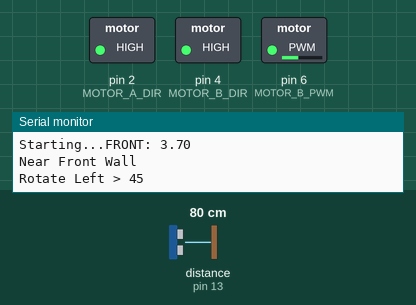
A sketch run on a simulated Arduino Uno, built with avr-gcc and run on an emulated ATmega328P. On the bench: switched loads named in the sketch (green lamp = pin HIGH), the last lines printed to the serial monitor. Wiring (inferred from the names in the program): ultrasonic range finder: trigger pin 12; echo pin 13. The inputs (shaded band) are chosen by the test bench; at power-on: distance to the obstacle (sensor on pin 13) 80 cm. The echo pulse lasts 58.3 µs per cm; pins used as bus, display or sensor lines are not drawn.

Above: at 1.35 s.
At 1.9 s:
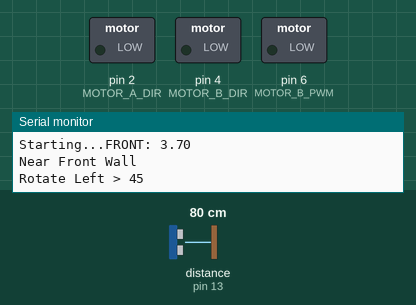
2.0 s: distance to the obstacle (sensor on pin 13) set to 18 cm
At 3.5 s:
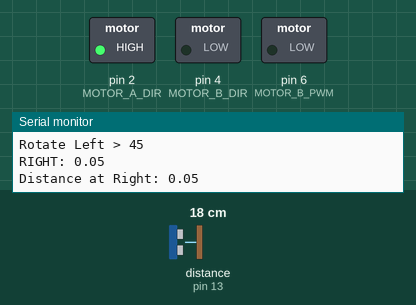
Timing chart, 0 to 11.0 s (numbered marks = the images above; inputs shaded):
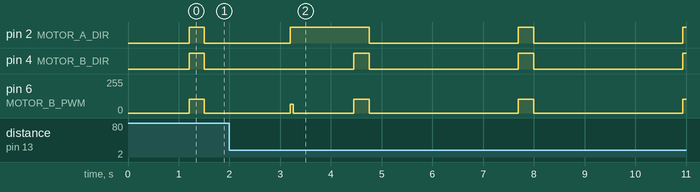

Measured:
- by itself, pin 4 (MOTOR_B_DIR): alternates HIGH for 0.30 s and LOW for 2.9 s

The sketch:

final_project3.ino
```cpp
#include <Arduino.h>

#include <avr/io.h>
#include <util/delay.h>

#include "ultrasonicservo.h"
#include "motor.h"

#define TRIGGER_PIN PB4 // PIN 12 trigger on sensor
#define ECHO_PIN PB5     // PIN 13 echo on sensor
#define SERVO_PIN 10
#define F_CPU 16000000UL

// For motor control pins
#define MOTOR_A_DIR PD2
#define MOTOR_A_PWM PD5
#define MOTOR_B_DIR PD4
#define MOTOR_B_PWM PD6

void setup(){
  Serial.begin(9600);
  setupMotorPins();
  setupUltra();
  Serial.print("Starting...");
}

void loop(){
  double frontDistance = checkFrontDistance();
  Serial.print("FRONT: ");
  Serial.println(frontDistance);

  if (frontDistance <= 8) {
    Serial.println("Near Front Wall");
    turnleft(300);  // Full rotate
  }

  double rightDistance = checkRightDistance();
  Serial.print("RIGHT: ");
  Serial.println(rightDistance);
  if (rightDistance > 20) {
    cornerDetected();
  }

  followWall(0.3,8, MOTOR_RIGHT);
}

// void moveCloserToRightWall() {
//   Serial.println("Right: too far.");
//   turnRight();
//   moveForward();
// }

// void tooCloseToFront(int speed, int duration) {
//   Serial.println("Too close to front");
//   turnLeft(300);
//   stopMotor();
// }

// void tooCloseToRightWall(int speed, int duration) {
//   Serial.println("Too close to right wall. Adjusting position.");
//   turnLeft(speed, duration);
//   moveForward(300);  // Move forward slowly
// }

bool hasturnedRight = false;
void followWall(double powerFactor, double maintainDistance, side_Wheel side) {
  double distance = checkDistance();
  delay(500);
  Serial.print("Distance at Right: ");
  Serial.println(distance);
  if (distance > 20) {
    distance = maintainDistance;
  }
  if ((side == MOTOR_RIGHT) && (hasturnedRight == false)) {
    setupMotor(MOTOR_RIGHT, (1 / (powerFactor * (distance / maintainDistance))), DIRECTION_LOW);  //d4 low   percentPower * (distance / maintainDistance
    setupMotor(MOTOR_LEFT, (1 / (powerFactor * (maintainDistance / distance))), DIRECTION_HIGH);  //d2 high percentPower * (maintainDistance / distance)
  }
  hasturnedRight = true;
  delay(60);
  stopMotor();
}


void cornerDetected() {
  moveforward(100);
  turnright(150);
  moveforward(100);
  turnright(150);

  delay(250);
  stopMotor();
}

double checkRightDistance() {
  setServoPosition(350);  // Point sensor to the right side
  delay(60);
  return checkDistance();
}

double checkFrontDistance() {
  setServoPosition(1400); // Point sensor forward
  delay(60);
  return checkDistance();
}
```

motor.cpp
```cpp
#include "motor.h"

void setupMotorPins() {
  // Set motor direction pins as output
  DDRD |= (1 << MOTOR_A_DIR) | (1 << MOTOR_B_DIR);
  // Set PWM pins as output
  DDRD |= (1 << MOTOR_B_PWM) | (1 << MOTOR_B_PWM);

  TCCR0A |= (1 << WGM01) | (1 << WGM00);
  TCCR0A |= (1 << COM0A1) | (1 << COM0B1);  // Non-inverting mode
  TCCR0B |= (1 << CS00);  // No prescaler
}

void setupMotor(side_Wheel side, double powerFactor, direction_Value dir) {
    // Calculate PWM value based on the power factor
    uint8_t pwmValue = (uint8_t)(MAX_PWM / powerFactor);

    switch (side) {
        case MOTOR_LEFT:
            OCR0A = pwmValue;  // Set PWM for left motor
            PORTD = dir == DIRECTION_HIGH ? (PORTD | (1 << MOTOR_A_DIR)) : (PORTD & ~(1 << MOTOR_A_DIR));
            break;
        case MOTOR_RIGHT:
            OCR0B = pwmValue;  // Set PWM for right motor
            PORTD = dir == DIRECTION_HIGH ? (PORTD | (1 << MOTOR_B_DIR)) : (PORTD & ~(1 << MOTOR_B_DIR));
            break;
        case MOTOR_MID:
            // Assuming MOTOR_MID is an alias for one or both motors behaving identically
            OCR0B = pwmValue;  // This example just reuses right motor's settings
            PORTD = dir == DIRECTION_HIGH ? (PORTD | (1 << MOTOR_B_DIR)) : (PORTD & ~(1 << MOTOR_B_DIR));
            break;
        default:
            // Handle unexpected values
            break;
    }
}

void turnleft(int value) {
  Serial.println("Rotate Left > 45");  // d2:d4 == low;low

  setupMotor(MOTOR_LEFT, 2.5, DIRECTION_HIGH);   //d2 high
  setupMotor(MOTOR_RIGHT, 2.5, DIRECTION_HIGH);  //d4 low
  delay(value);
  setupMotor(MOTOR_LEFT, MAX_PWM + 1, DIRECTION_LOW);   //d2 high
  setupMotor(MOTOR_RIGHT, MAX_PWM + 1, DIRECTION_LOW);  //d4 high

  stopMotor();
}

void turnright(int value) {
  setupMotor(MOTOR_LEFT, 2.5, DIRECTION_LOW);   //d2 high
  setupMotor(MOTOR_RIGHT, 2.5, DIRECTION_LOW);  //d4 high
  delay(value);
  setupMotor(MOTOR_LEFT, MAX_PWM + 1, DIRECTION_HIGH);   //d2 low
  setupMotor(MOTOR_RIGHT, MAX_PWM + 1, DIRECTION_HIGH);  //d4 low

  stopMotor();
}

void moveforward(int value) {
  setupMotor(MOTOR_LEFT, 3.5, DIRECTION_LOW);  //d2 high
  setupMotor(MOTOR_RIGHT, 3.5, DIRECTION_HIGH);  //d4 low
  delay(value);
  stopMotor();
}

void stopMotor() {
  OCR0A = 0;
  OCR0B = 0;
}
```

motor.h
```cpp
#ifndef MOTOR_H
#define MOTOR_H

#include <Arduino.h>
#include <avr/io.h>
#include <util/delay.h>

// For motor control pins
#define MOTOR_A_DIR PD2
#define MOTOR_A_PWM PD5
#define MOTOR_B_DIR PD4
#define MOTOR_B_PWM PD6

#define MAX_PWM 255  // full range of 8-bit PWM

// Enum definitions for selecting motor side and direction
typedef enum {
  MOTOR_LEFT,
  MOTOR_RIGHT,
  MOTOR_MID  // Renamed for consistency
} side_Wheel;

typedef enum {
  DIRECTION_HIGH,
  DIRECTION_LOW  // Renamed for clarity
} direction_Value;

void setupMotorPins();
void setupMotor(side_Wheel side, double powerFactor, direction_Value dir);

void turnleft(int value);
void turnright(int value);
void moveforward(int value);
void stopMotor();

#endif
```

ultrasonicservo.cpp
```cpp
#include "ultrasonicservo.h"

void setServoPosition(int pulseWidth)
{
  unsigned long lastPulseTime = micros();
  int count = 0;

  // Generate 50 pulses to ensure the servo has ample time to reach the position
  while (count < 50)
  {
    if (micros() - lastPulseTime >= SERVO_PERIOD)
    {                                // Check if it's time for the next pulse
      digitalWrite(SERVO_PIN, HIGH); // Start a new pulse
      delayMicroseconds(pulseWidth); // Length of the pulse sets the servo position
      digitalWrite(SERVO_PIN, LOW);  // End the pulse

      lastPulseTime = micros(); // Reset the timer at the end of the pulse
      count++;
    }
  }
}

double checkDistance()
{
  double measurements[5]; // Array to store multiple measurements
  for (int i = 0; i < 5; i++)
  {
    // Trigger the sensor
    PORTB |= (1 << TRIGGER_PIN);
    _delay_us(2);
    PORTB &= ~(1 << TRIGGER_PIN);
    _delay_us(10);
    // Wait for echo start
    while (!(PINB & (1 << ECHO_PIN)))
      ;
    TCNT1 = 0; // timer
    // Wait for echo end
    while (PINB & (1 << ECHO_PIN))
      ;
    measurements[i] = TCNT1 * 0.02700787;
    _delay_ms(10); // Small delay between measurements
  }
  // Compute the average or median
  return median(measurements, 5); // Implement this function or use an average
}

double median(double arr[], int n)
{
  // Sort the array (using a simple bubble sort)
  for (int i = 0; i < n - 1; i++)
  {
    for (int j = 0; j < n - i - 1; j++)
    {
      if (arr[j] > arr[j + 1])
      {
        // Swap elements
        double temp = arr[j];
        arr[j] = arr[j + 1];
        arr[j + 1] = temp;
      }
    }
  }

  // Find the median
  if (n % 2 != 0)
  { // Odd number of elements
    return arr[n / 2];
  }
  else
  { // Even number of elements
    return (arr[(n - 1) / 2] + arr[n / 2]) / 2.0;
  }
}

void setupUltra()
{
  // Set trigger pin as output
  DDRB |= (1 << TRIGGER_PIN);
  // Clear Trigger
  PORTB &= ~(1 << TRIGGER_PIN);
  // Set echo pin as input
  DDRB &= ~(1 << ECHO_PIN);

  TCCR1B = (1 << WGM13) | (1 << WGM12);

  TCCR1B = (1 << WGM12);               // Configure for CTC mode
  TCCR1B |= (1 << CS11) | (1 << CS10); // Set prescaler to 64
  OCR1A = 4999;                        // Set up for a specific frequency if necessary

  OCR1A = 4999; // Set frequency to 50 Hz
}
```

ultrasonicservo.h
```cpp
#ifndef ULTRASONICSERVO__H
#define ULTRASONICSERVO_H

#include <Arduino.h>
#include <avr/io.h>
#include <util/delay.h>

#define SERVO_PERIOD 20000  // Microseconds (20 milliseconds)

#define TRIGGER_PIN PB4 // PIN 12 trigger on sensor
#define ECHO_PIN PB5     // PIN 13 echo on sensor
#define SERVO_PIN 10

double checkDistance();
double median(double arr[], int n);
void setServoPosition(int pulseWidth);
void setupUltra();

#endif
```
